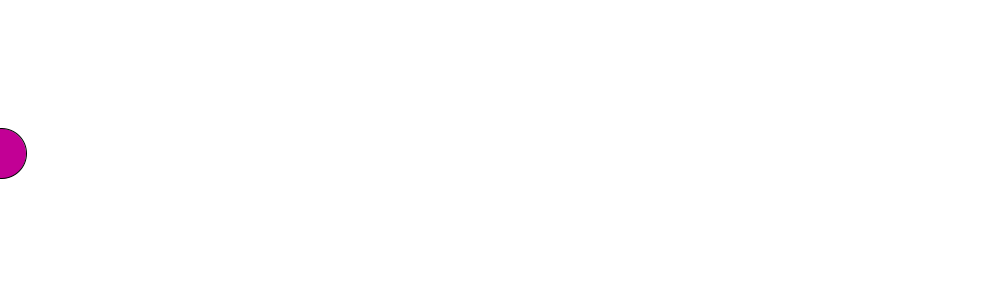
Frame 1 (no input)
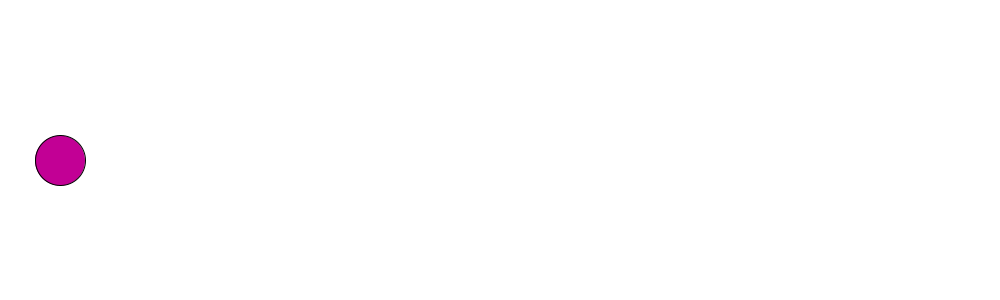
Frame 60 (the mouse pressed at the canvas centre just before this capture)
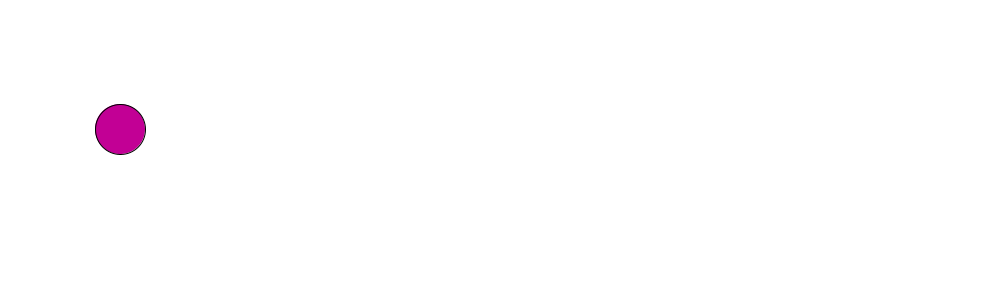
Frame 120 (the mouse held since frame 60 and released just before this capture)

The Processing sketch that drew these frames (run headless with seeded random() and noise(); from frame 60 on, the mouse is pressed at the canvas centre):

// Processing sketch: WaveMovement
// ── WaveMovement.pde
/**
 * using arithmetic expressions and identifying
 * places for constants.
 * Remember that mathematical functions are available
 * on processing.org/reference!
 * @version Oct 15
 */

float x, y;

//random hex values should be a constant!
final color CIRCLE_COLOUR = #C20095;

void setup()
{
  size(1000, 300);

  //preset the value for x and y
  x = 0;
  y = height;
}
 
void draw()
{ 
  //constants to help the readability of the arithmetic expression below
  //note - these constants need to be defined here since they cannot be global
  final float AMPLITUDE = height/4;
  final float PERIOD = 0.05;
  final float VERTICAL_SHIFT = height/2;
  
  background(255);

  //the circle will move in a wave thanks to the sine function!
  x += 1;
  y = AMPLITUDE*sin(PERIOD*x)+VERTICAL_SHIFT;
  
  fill(CIRCLE_COLOUR);
  ellipse(x, y, 50, 50);
}
